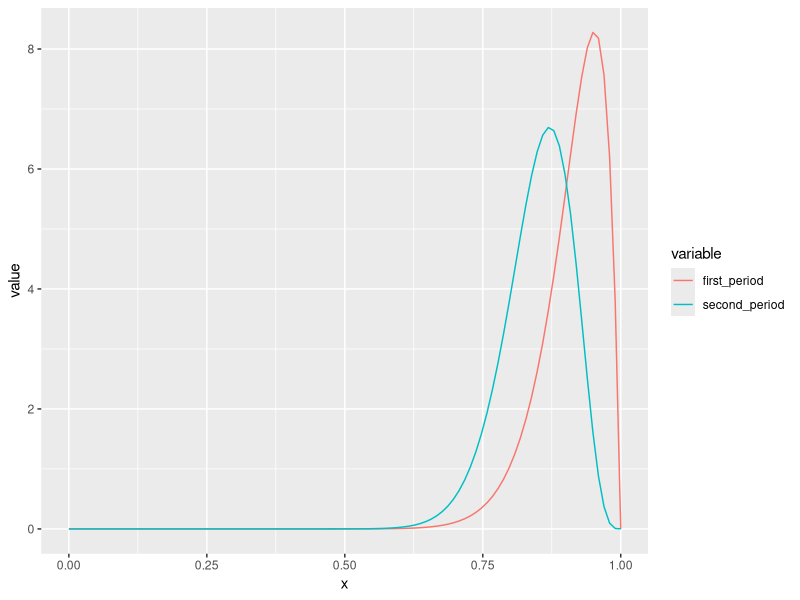

Here is the R script that generated this plot:
# # 95% Confidence
# qbeta(0.025,47,41)
# qbeta(0.975,47,41)
#
# # 99% Confidence
# qbeta(0.005,47,41)
# qbeta(0.995,47,41)

setwd("~/Documents/")

# Handle NA strings: https://stackoverflow.com/questions/24172111/change-the-blank-cells-to-na#24172277
data <-
  read.csv(file = 'Skate Metrics.csv', na.strings = c("", " ", "NA"))
head(data)

library(tidyr)
library(data.table)
str(data)

# as.Date : https://stackoverflow.com/questions/47230146/error-message-do-not-know-how-to-convert-dataframecol-to-class-date?rq=1
data$Date <- as.Date(data$Date, format = "%m/%d/%Y")

data <- fill(data, c("Date", "Trick"), .direction = "down")

write.csv(data,
          "Skate Metrics - Base Data.csv",
          row.names = FALSE,
          quote = FALSE) # write base data to csv file

df = data.table(data)

# Order: https://stackoverflow.com/questions/12353820/sort-rows-in-data-table-in-decreasing-order-on-string-key-order-x-v-gives-er
data2 <-
  df[, .(sum(Outcome) / length(Outcome), sum(Outcome), length(Outcome)), by =
       c("Trick")][order(-V1)]
colnames(data2) # [1] "Trick" "V1"    "V2"    "V3"

setnames(
  data2,
  colnames(data2),
  c(
    "Trick",
    "Hits to Attempts Ratio",
    "Times Landed",
    "Num of Attempts"
  )
)

# data2[,c(1:3,5)]

data2

write.csv(data2,
          "Trick Hits to Attempts.csv",
          row.names = FALSE,
          quote = FALSE) # write summary to csv file

# Number of days of tricks recorded
length(unique(data$Date))

# Number of attempts in dataset
sum(data2[, 4])

# Nollie attempts before July 20, 2020
first_period_nollie <-
  df[Trick == "Nollie" &
       Date < "20-07-20", .(a = sum(Outcome), b = length(Outcome) - sum(Outcome))]
second_period_nollie <-
  df[Trick == "Nollie" &
       Date >= "20-07-20", .(a = sum(Outcome), b = length(Outcome) - sum(Outcome))]

### Not really sure what all this does
# : https://stackoverflow.com/questions/2564258/plot-two-graphs-in-same-plot-in-r/19039094#19039094

library(ggplot2)
library(reshape2)

# original data in a 'wide' format
x <- seq(0, 1, length = 100)
y1 <- dbeta(x, first_period_nollie$a, first_period_nollie$b)
y2 <- dbeta(x, second_period_nollie$a, second_period_nollie$b)
dff <- data.frame(x, first_period = y1, second_period = y2)

# melt the data to a long format
df2 <- melt(data = dff, id.vars = "x")

# plot, using the aesthetics argument 'colour'
ggplot(data = df2, aes(x = x, y = value, colour = variable)) + geom_line()

# qbeta(0.025,first_period_nollie$a,first_period_nollie$b)
# qbeta(0.975,first_period_nollie$a,first_period_nollie$b)
